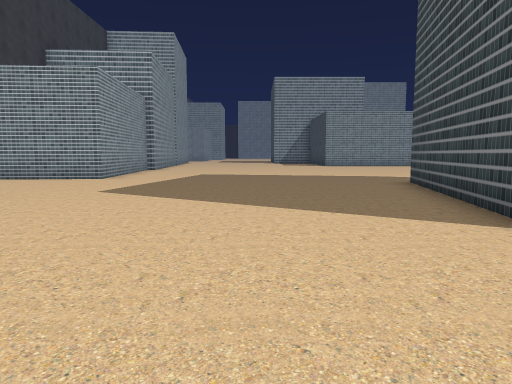
view 1 (above)

20 first-person views from a walk through a Unity game level. The camera is 1.3 m above the floor, tilts 6° down and sees 70° across. The floor is counted in squares, 1.87 m on a side. Each view is taken from the middle of a square. On the plan, view 1 faces up. The plan holds only what a view shows up to about 11 squares ahead; the rest is blank. The place goes on beyond the plan. The player character is not drawn. Some surface patterns are stand-ins.

view 2
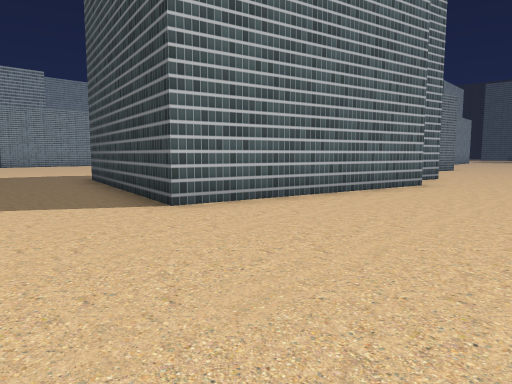

view 3
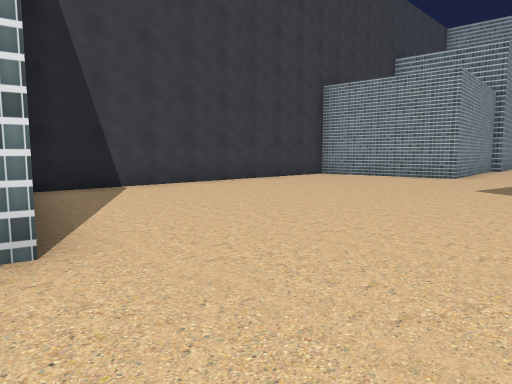

view 4
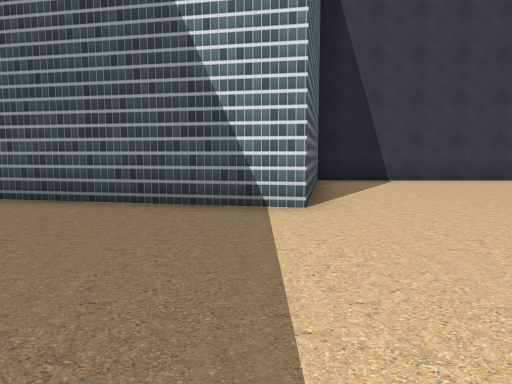

view 5
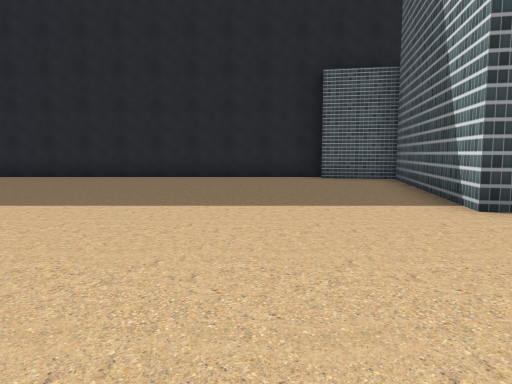

view 6
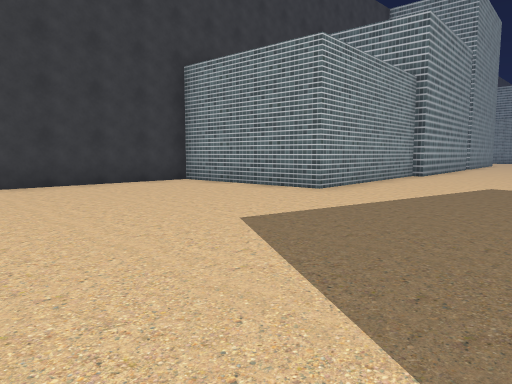

view 7
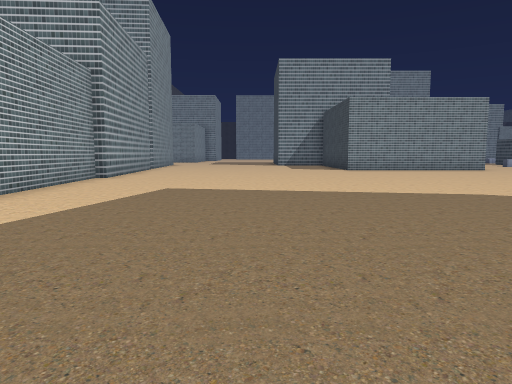

view 8
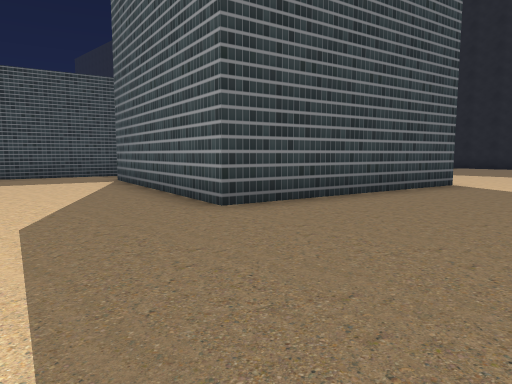

view 9
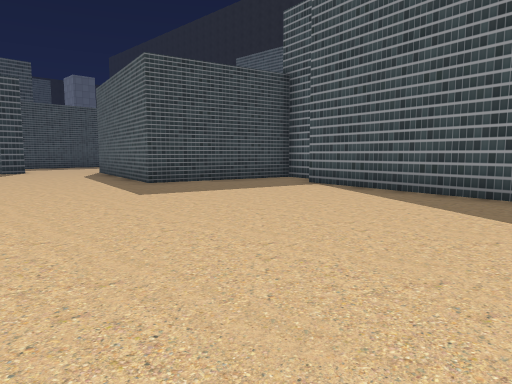

view 10
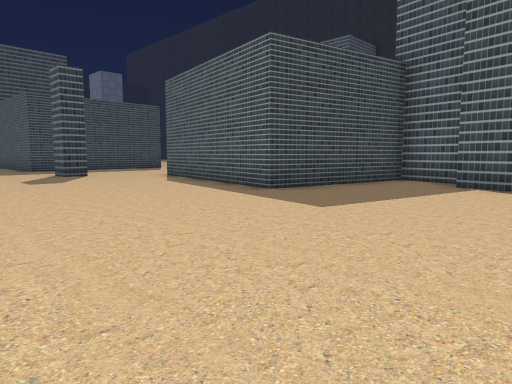

view 11
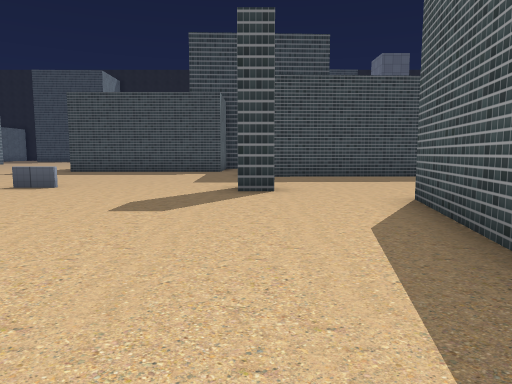

view 12
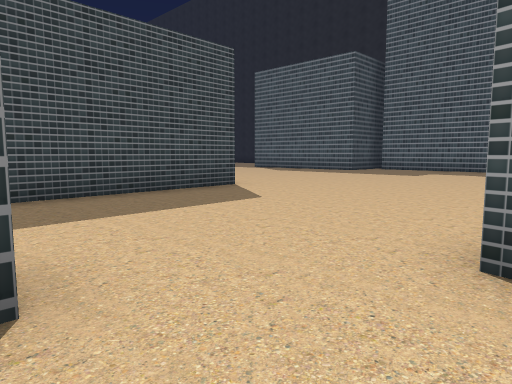

view 13
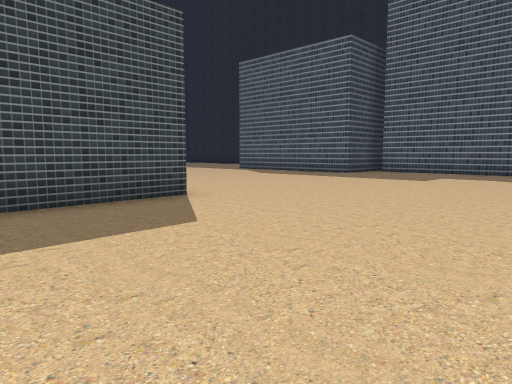

view 14
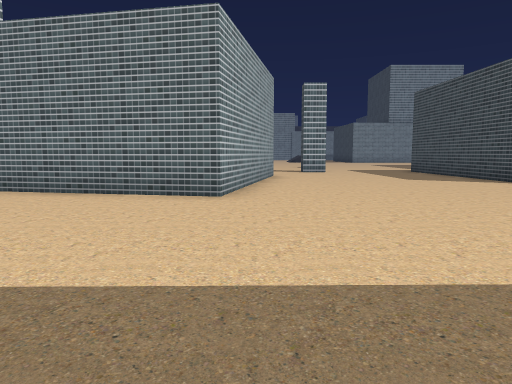

view 15
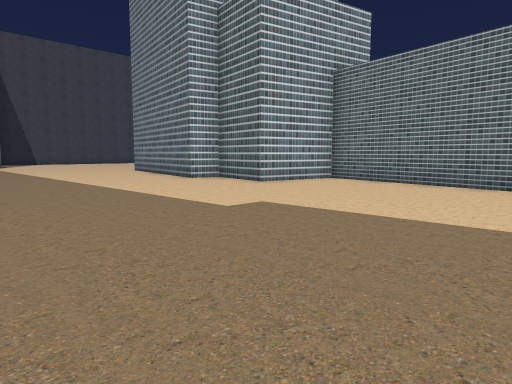

view 16
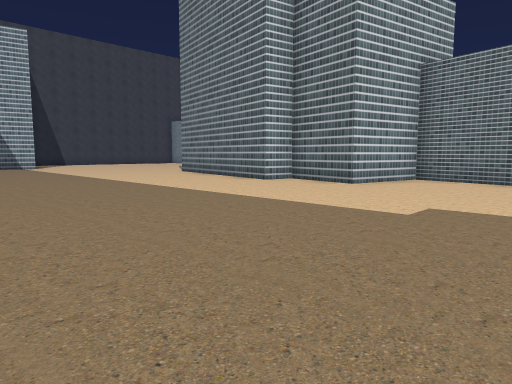

view 17
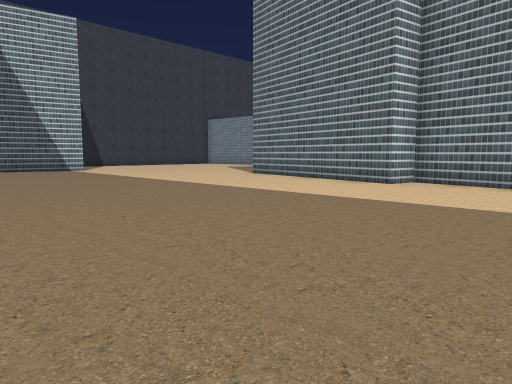

view 18
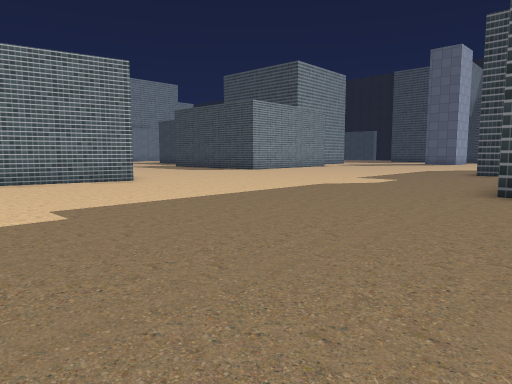

view 19
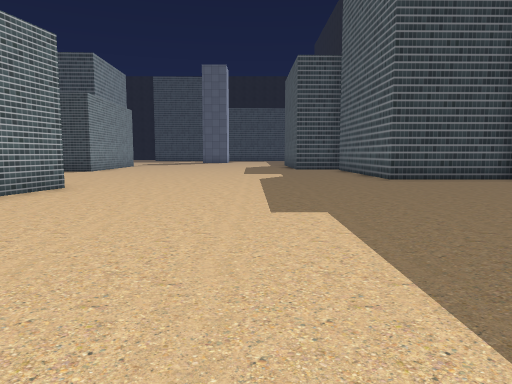

view 20
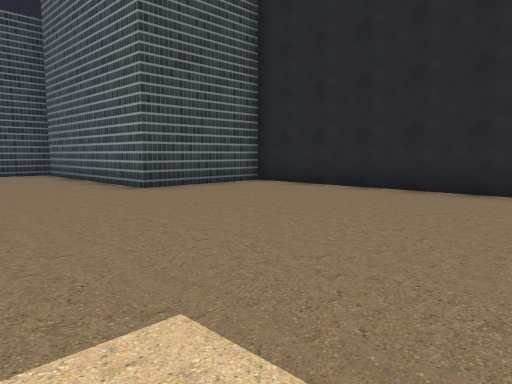

### Floor plan
Points are (right, up) in squares from view 1. A wall is a line through its corners. A room is listed if a view was taken in it or the views show most of it. See-through windows are left out.
Room 1 (views 1, 2, 3, 4, 5, 6, 7, 8, 9, 10, 11, 12, 13, 14, 15, 16, 17, 18, 19, 20)
walls: (9.6, 6.8) (11.1, 6.5) (11.9, 10.7) (17.7, 9.5); (17.4, 9) (16.4, 3.9) (11.1, 5) (10.6, 2.6) (8.4, 3) (8.3, 2.1) (2.6, 3.2) (3.8, 8.9) (9.4, 7.8); (18.6, 11.6) (18.6, 12.4); (23.3, 6.4) (23, 11.5); (13.1, -7) (18.9, -7) (18.8, -3.6) (24.2, -3.6); (-4.3, 16.1) (-4.3, 15.5) (-4.6, 15.4) (-4.2, 10) (-8.5, 9.7) (-8.5, 0.5); (-3, -7) (6.8, -7); (-8.1, 0.5) (-3.7, -0.4) (-4.8, -6) (-2.8, -6.4)
low walls: (19.5, 16) (19.5, 16.5)

Where each view was taken, in squares from view 1:
view 1: 0 up, 0 right, facing up
view 2: 1 down, 0 right, facing up-right
view 3: 1 down, 1 left, facing up-left
view 4: 1 down, 1 right, facing left
view 5: 4 up, 1 left, facing down
view 6: 4 up, 0 right, facing up-left
view 7: 5 up, 0 right, facing up
view 8: 12 up, 0 right, facing down-right
view 9: 15 up, 4 right, facing down-right
view 10: 16 up, 7 right, facing down-right
view 11: 12 up, 12 right, facing right
view 12: 12 up, 17 right, facing down-right
view 13: 10 up, 18 right, facing down-right
view 14: 2 down, 17 right, facing up
view 15: 4 down, 17 right, facing up-left
view 16: 5 down, 15 right, facing up-left
view 17: 6 down, 12 right, facing up-left
view 18: 5 down, 12 right, facing up-right
view 19: 0 up, 9 right, facing right
view 20: 0 up, 12 right, facing down-right
